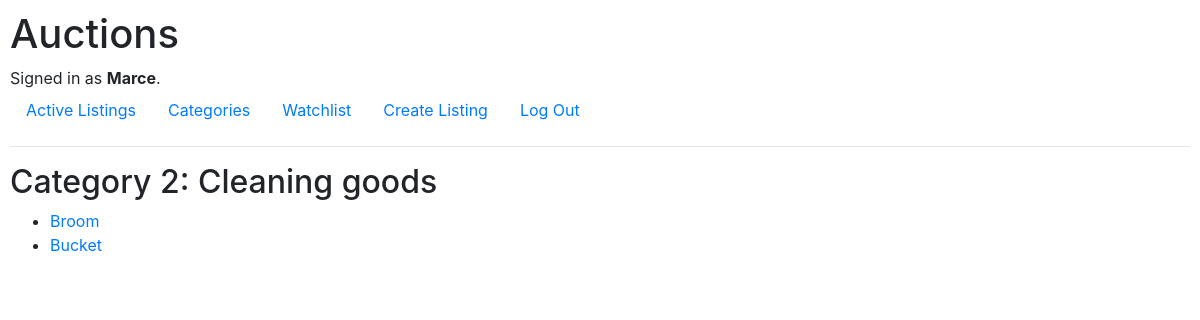
/categories/2 (signed in), run on the app's committed database.
### auctions/models.py (models this page shows, shortened)
class User(AbstractUser):
    pass

class Category(models.Model):
    name = models.CharField(max_length=50)
    description = models.CharField(max_length=500)

class Listing(models.Model):
    title = models.CharField(max_length=50)
    description = models.CharField(max_length=1000)
    starting_bid = models.DecimalField(max_digits=10, decimal_places=2)
    created_date = models.DateTimeField("date published")
    category_id = models.ForeignKey(Category, on_delete=models.CASCADE)

### auctions/views.py (the view)
# urls.py: path("categories/<int:category_id>", views.category, name="category"),
def category(request, category_id):
    try:
        category = Category.objects.get(pk=category_id)
    except category.DoesNotExist:
        raise Http404("category not found.")
    return render(request, "auctions/category.html",
    {
        "category": category
    })

### auctions/templates/auctions/category.html (shortened to what this page needs)
{% extends "auctions/layout.html" %}
{% block body %}
    <h2>Category {{ category.id }}: {{ category.name }}</h2>
    <ul>
        {% for item in category.listing_set.all %}
        <li>
            <a href="{% url 'auctions:listing' item.id %}">
                {{ item.title }}
            </a>
        </li>
        {% endfor %}
    </ul>
{% endblock %}

### auctions/templates/auctions/layout.html (shortened to what this page needs)
{% load static %}
<!DOCTYPE html>
<html lang="en">
    <head>
        <link rel="stylesheet" href="https://stackpath.bootstrapcdn.com/bootstrap/4.4.1/css/bootstrap.min.css">
        <link href="{% static 'auctions/styles.css' %}" rel="stylesheet">
    </head>
    <body>
        <h1>Auctions</h1>
        <div>
            {% if user.is_authenticated %}
                Signed in as <strong>{{ user.username }}</strong>.
            {% else %}
                Not signed in.
            {% endif %}
        </div>
        <ul class="nav">
            <li class="nav-item">
                <a class="nav-link" href="{% url 'auctions:index' %}">Active Listings</a>
            </li>
            {% if user.is_authenticated %}
                <li class="nav-item">
                    <a class="nav-link" href="{% url 'auctions:categories' %}">Categories</a>
                </li>
                <li class="nav-item">
                    <a class="nav-link" href="{% url 'auctions:watchlist' %}">Watchlist</a>
                </li>
                <li class="nav-item">
                    <a class="nav-link" href="{% url 'auctions:create' %}">Create Listing</a>
                </li>
                <li class="nav-item">
                    <a class="nav-link" href="{% url 'auctions:logout' %}">Log Out</a>
                </li>
            {% endif %}
        </ul>
        <hr>
        {% block body %}
        {% endblock %}
    </body>
</html>

### auctions/static/auctions/styles.css (style rules this page uses)
body { padding: 10px; }

### data on the page
User: username "Marce"
Category: id "2", name "Cleaning goods"
Listing: title "Broom"
Listing: title "Bucket"
